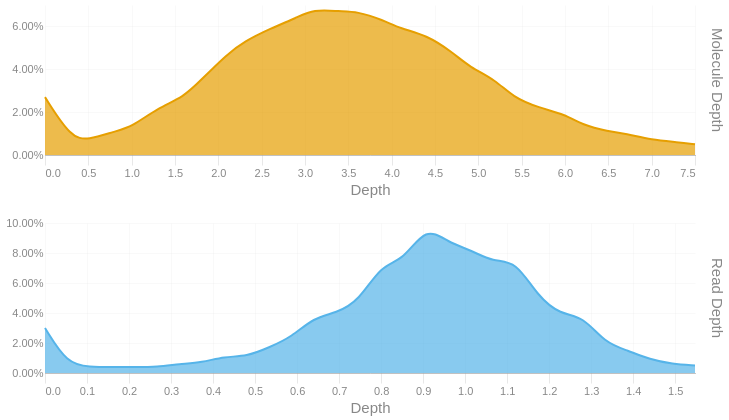

Notebook code for this chart:
### Code cell
readdep = depth_hist(tb['Read Depth'], q99, 3)
readdep = readdep.with_columns(pl.lit('Read Depth').alias('Metric'))
if not SKIPLR:
    moldep = depth_hist(tb['Molecule Depth'], mol_q99, 1)
    moldep = moldep.with_columns(pl.lit('Molecule Depth').alias('Metric'))
    _hist = pl.concat([readdep, moldep])
    _hist = _hist.filter(pl.col('Proportion') != 0)
    with SafeRender(_hist):
        (
            alt.Chart(_hist)        
            .mark_area(interpolate = "basis")
            .encode(
                x=alt.X('Bin:Q').scale(domainMin=0).axis(alt.Axis(title='Depth')),
                y = alt.Y('Proportion:Q', title = None).axis(format = '.2%'),
                color = alt.Color('Metric:N').legend(None),
                row = alt.Row("Metric:N").header(title = None, labelOrient = 'right'),
                tooltip = [
                    alt.Tooltip("Metric:N", title = "Metric"),
                    alt.Tooltip('Interval:N', title = "Depth Interval"),
                    alt.Tooltip('Proportion:Q', title = "% Alignments").format('.2%')
                ]
            )
            .resolve_scale(x='independent', y='independent')
            .properties(
                height = 150, width = 650,
                usermeta={'embedOptions': {'downloadFileName': f'{samplename}.depth.hist'}}
            )
        ).display()
else:
    readdep = readdep.filter(pl.col('Proportion') != 0)
    with SafeRender(readdep):
        (
            alt.Chart(readdep)        
            .mark_area(interpolate = "basis")
            .encode(
                x=alt.X('Bin:Q').scale(domainMin=0).axis(alt.Axis(title='Depth')),
                y = alt.Y('Proportion:Q', title = None).axis(format = '.2%'),
                tooltip = [
                    alt.Tooltip('Interval:N', title = "Depth Interval"),
                    alt.Tooltip('Proportion:Q', title = "% Alignments").format('.2%')
                ]
            )
            .properties(
                usermeta={'embedOptions': {'downloadFileName': f'{samplename}.depth.hist'}}
            )
        ).display()

### Figure 1 — Vega-Lite specification as saved in the notebook (floating-point values rounded to 4 significant figures)
{"width": 650, "height": 150, "config": {"title": {"anchor": "start", "dy": -15, "fontSize": 18, "color": "#888888", "subtitleColor": "#888888", "subtitleFontSize": 14}, "arc": {"fill": "#0072B2"}, "axis": {"domainColor": "#888888", "domainWidth": 0.5, "gridWidth": 0.2, "grid": false, "titleFontWeight": 400, "titleFontSize": 15, "labelFontSize": 11, "labelColor": "#888888", "tickColor": "#888888", "tickWidth": 0.2, "titleColor": "#888888"}, "axisBand": {"grid": false}, "axisX": {"grid": true, "tickSize": 10, "domainCap": "round"}, "axisY": {"domain": false, "grid": true, "tickSize": 0, "domainCap": "round"}, "background": "transparent", "header": {"labelFontSize": 15, "labelColor": "#888888", "titleFontSize": 15, "titleFontWeight": 600, "titleColor": "#888888"}, "legend": {"labelFont": "sans-serif", "labelFontSize": 12, "labelColor": "#888888", "symbolSize": 100, "symbolType": "circle", "titleFontSize": 12, "titlePadding": 10, "titleColor": "#888888", "title": null}, "range": {"category": ["#E69F00", "#56B4E9", "#009E73", "#F0E442", "#0072B2", "#D55E00", "#CC79A7", "#000000"], "diverging": ["#cfe8f3", "#a2d4ec", "#73bfe2", "#46abdb", "#1696d2", "#12719e"]}, "area": {"fill": "#0072B2", "fillOpacity": 0.7, "line": true, "strokeOpacity": 0.7}, "line": {"color": "#0072B2", "stroke": "#0072B2", "strokeWidth": 2}, "trail": {"color": "#0072B2", "stroke": "#0072B2", "strokeWidth": 0, "size": 1}, "point": {"filled": true, "fillOpacity": 1.0, "size": 95}, "text": {"color": "#888888", "fontSize": 11, "align": "right", "fontWeight": 400, "size": 11}, "bar": {"fill": "#0072B2", "stroke": null}, "view": {"stroke": null, "continuousWidth": 660, "continuousHeight": 400}}, "data": {"name": "data-6ef2c29c83cc8ae039d06dc18e533fc3"}, "mark": {"type": "area", "interpolate": "basis"}, "encoding": {"color": {"field": "Metric", "legend": null, "type": "nominal"}, "row": {"field": "Metric", "header": {"title": null, "labelOrient": "right"}, "type": "nominal"}, "tooltip": [{"field": "Metric", "title": "Metric", "type": "nominal"}, {"field": "Interval", "title": "Depth Interval", "type": "nominal"}, {"field": "Proportion", "format": ".2%", "title": "% Alignments", "type": "quantitative"}], "x": {"axis": {"title": "Depth"}, "field": "Bin", "scale": {"domainMin": 0}, "type": "quantitative"}, "y": {"axis": {"format": ".2%"}, "field": "Proportion", "title": null, "type": "quantitative"}}, "resolve": {"scale": {"x": "independent", "y": "independent"}}, "usermeta": {"embedOptions": {"downloadFileName": "S1_Tusket_017.depth.hist"}}, "$schema": "https://vega.github.io/schema/vega-lite/v6.1.0.json", "datasets": {"data-6ef2c29c83cc8ae039d06dc18e533fc3": [{"Bin": 0.0, "Interval": "0.0-0.053", "Proportion": 0.03, "Metric": "Read Depth"}, {"Bin": 0.053, "Interval": "0.053-0.107", "Proportion": 0.006, "Metric": "Read Depth"}, {"Bin": 0.107, "Interval": "0.107-0.16", "Proportion": 0.004, "Metric": "Read Depth"}, {"Bin": 0.16, "Interval": "0.16-0.213", "Proportion": 0.004, "Metric": "Read Depth"}, {"Bin": 0.213, "Interval": "0.213-0.267", "Proportion": 0.004, "Metric": "Read Depth"}, {"Bin": 0.267, "Interval": "0.267-0.32", "Proportion": 0.004, "Metric": "Read Depth"}, {"Bin": 0.32, "Interval": "0.32-0.373", "Proportion": 0.006, "Metric": "Read Depth"}, {"Bin": 0.373, "Interval": "0.373-0.427", "Proportion": 0.007, "Metric": "Read Depth"}, {"Bin": 0.427, "Interval": "0.427-0.48", "Proportion": 0.011, "Metric": "Read Depth"}, {"Bin": 0.48, "Interval": "0.48-0.533", "Proportion": 0.011, "Metric": "Read Depth"}, {"Bin": 0.533, "Interval": "0.533-0.587", "Proportion": 0.017, "Metric": "Read Depth"}, {"Bin": 0.587, "Interval": "0.587-0.64", "Proportion": 0.024, "Metric": "Read Depth"}, {"Bin": 0.64, "Interval": "0.64-0.693", "Proportion": 0.037, "Metric": "Read Depth"}, {"Bin": 0.693, "Interval": "0.693-0.747", "Proportion": 0.04, "Metric": "Read Depth"}, {"Bin": 0.747, "Interval": "0.747-0.8", "Proportion": 0.048, "Metric": "Read Depth"}, {"Bin": 0.8, "Interval": "0.8-0.853", "Proportion": 0.072, "Metric": "Read Depth"}, {"Bin": 0.853, "Interval": "0.853-0.907", "Proportion": 0.075, "Metric": "Read Depth"}, {"Bin": 0.907, "Interval": "0.907-0.96", "Proportion": 0.098, "Metric": "Read Depth"}, {"Bin": 0.96, "Interval": "0.96-1.013", "Proportion": 0.087, "Metric": "Read Depth"}, {"Bin": 1.013, "Interval": "1.013-1.067", "Proportion": 0.082, "Metric": "Read Depth"}, {"Bin": 1.067, "Interval": "1.067-1.12", "Proportion": 0.074, "Metric": "Read Depth"}, {"Bin": 1.12, "Interval": "1.12-1.173", "Proportion": 0.075, "Metric": "Read Depth"}, {"Bin": 1.173, "Interval": "1.173-1.227", "Proportion": 0.051, "Metric": "Read Depth"}, {"Bin": 1.227, "Interval": "1.227-1.28", "Proportion": 0.039, "Metric": "Read Depth"}, {"Bin": 1.28, "Interval": "1.28-1.333", "Proportion": 0.038, "Metric": "Read Depth"}, {"Bin": 1.333, "Interval": "1.333-1.387", "Proportion": 0.02, "Metric": "Read Depth"}, {"Bin": 1.387, "Interval": "1.387-1.44", "Proportion": 0.015, "Metric": "Read Depth"}, {"Bin": 1.44, "Interval": "1.44-1.493", "Proportion": 0.009, "Metric": "Read Depth"}, {"Bin": 1.493, "Interval": "1.493-1.547", "Proportion": 0.006, "Metric": "Read Depth"}, {"Bin": 1.547, "Interval": "1.547-1.6", "Proportion": 0.005, "Metric": "Read Depth"}, {"Bin": 0.0, "Interval": "0.0-0.3", "Proportion": 0.027, "Metric": "Molecule Depth"}, {"Bin": 0.3, "Interval": "0.3-0.5", "Proportion": 0.008, "Metric": "Molecule Depth"}, {"Bin": 0.5, "Interval": "0.5-0.8", "Proportion": 0.007, "Metric": "Molecule Depth"}, {"Bin": 0.8, "Interval": "0.8-1.0", "Proportion": 0.011, "Metric": "Molecule Depth"}, {"Bin": 1.0, "Interval": "1.0-1.3", "Proportion": 0.013, "Metric": "Molecule Depth"}, {"Bin": 1.3, "Interval": "1.3-1.6", "Proportion": 0.022, "Metric": "Molecule Depth"}, {"Bin": 1.6, "Interval": "1.6-1.8", "Proportion": 0.027, "Metric": "Molecule Depth"}, {"Bin": 1.8, "Interval": "1.8-2.1", "Proportion": 0.035, "Metric": "Molecule Depth"}, {"Bin": 2.1, "Interval": "2.1-2.3", "Proportion": 0.047, "Metric": "Molecule Depth"}, {"Bin": 2.3, "Interval": "2.3-2.6", "Proportion": 0.053, "Metric": "Molecule Depth"}, {"Bin": 2.6, "Interval": "2.6-2.9", "Proportion": 0.059, "Metric": "Molecule Depth"}, {"Bin": 2.9, "Interval": "2.9-3.1", "Proportion": 0.064, "Metric": "Molecule Depth"}, {"Bin": 3.1, "Interval": "3.1-3.4", "Proportion": 0.068, "Metric": "Molecule Depth"}, {"Bin": 3.4, "Interval": "3.4-3.6", "Proportion": 0.067, "Metric": "Molecule Depth"}, {"Bin": 3.6, "Interval": "3.6-3.9", "Proportion": 0.067, "Metric": "Molecule Depth"}, {"Bin": 3.9, "Interval": "3.9-4.1", "Proportion": 0.063, "Metric": "Molecule Depth"}, {"Bin": 4.1, "Interval": "4.1-4.4", "Proportion": 0.059, "Metric": "Molecule Depth"}, {"Bin": 4.4, "Interval": "4.4-4.7", "Proportion": 0.056, "Metric": "Molecule Depth"}, {"Bin": 4.7, "Interval": "4.7-4.9", "Proportion": 0.048, "Metric": "Molecule Depth"}, {"Bin": 4.9, "Interval": "4.9-5.2", "Proportion": 0.041, "Metric": "Molecule Depth"}, {"Bin": 5.2, "Interval": "5.2-5.4", "Proportion": 0.035, "Metric": "Molecule Depth"}, {"Bin": 5.4, "Interval": "5.4-5.7", "Proportion": 0.027, "Metric": "Molecule Depth"}, {"Bin": 5.7, "Interval": "5.7-6.0", "Proportion": 0.022, "Metric": "Molecule Depth"}, {"Bin": 6.0, "Interval": "6.0-6.2", "Proportion": 0.019, "Metric": "Molecule Depth"}, {"Bin": 6.2, "Interval": "6.2-6.5", "Proportion": 0.014, "Metric": "Molecule Depth"}, {"Bin": 6.5, "Interval": "6.5-6.7", "Proportion": 0.011, "Metric": "Molecule Depth"}, {"Bin": 6.7, "Interval": "6.7-7.0", "Proportion": 0.01, "Metric": "Molecule Depth"}, {"Bin": 7.0, "Interval": "7.0-7.3", "Proportion": 0.007, "Metric": "Molecule Depth"}, {"Bin": 7.3, "Interval": "7.3-7.5", "Proportion": 0.006, "Metric": "Molecule Depth"}, {"Bin": 7.5, "Interval": "7.5-7.78", "Proportion": 0.005, "Metric": "Molecule Depth"}]}}
